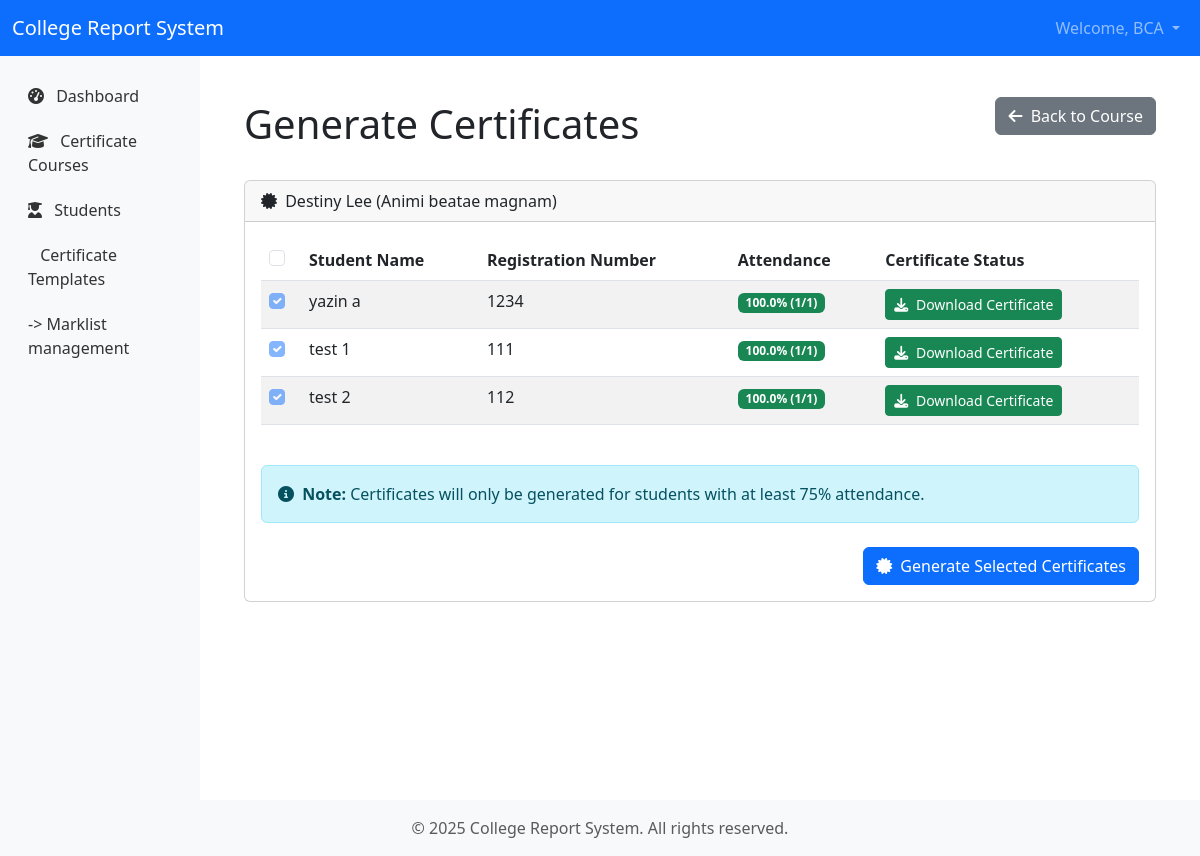
Page /certificates/courses/4/certificates/ (signed in) on the committed database.
### departments/models.py (models this page shows, shortened)
class Department(models.Model):
    name = models.CharField(max_length=100)
    code = models.CharField(max_length=10, unique=True)
    description = models.TextField(blank=True, null=True)
    user = models.OneToOneField(User, on_delete=models.CASCADE, related_name='department')
    created_at = models.DateTimeField(auto_now_add=True)
    updated_at = models.DateTimeField(auto_now=True)

### certificate_courses/models.py (models this page shows, shortened)
class CertificateCourse(models.Model):
    STATUS_CHOICES = (
        ('planning', 'Planning'),
        ('ongoing', 'Ongoing'),
        ('completed', 'Completed'),
    )
    name = models.CharField(max_length=200)
    course_code = models.CharField(max_length=20, unique=True)
    department = models.ForeignKey(Department, on_delete=models.CASCADE, related_name='certificate_courses')
    start_date = models.DateField()
    end_date = models.DateField()
    num_modules = models.PositiveIntegerField()
    total_hours = models.PositiveIntegerField()
    brochure = models.FileField(upload_to='brochures/', blank=True, null=True)
    course_objective = models.TextField()
    course_outcome = models.TextField(blank=True, null=True)
    status = models.CharField(max_length=20, choices=STATUS_CHOICES, default='planning')
    created_at = models.DateTimeField(auto_now_add=True)
    updated_at = models.DateTimeField(auto_now=True)

class CourseEnrollment(models.Model):
    student = models.ForeignKey(Student, on_delete=models.CASCADE, related_name='enrollments')
    course = models.ForeignKey(CertificateCourse, on_delete=models.CASCADE, related_name='enrollments')
    enrollment_date = models.DateField(auto_now_add=True)
    created_at = models.DateTimeField(auto_now_add=True)
    class Meta:
        unique_together = ('student', 'course')

class Student(models.Model):
    name = models.CharField(max_length=100)
    registration_number = models.CharField(max_length=20, unique=True)
    email = models.EmailField(blank=True, null=True)
    department = models.ForeignKey(Department, on_delete=models.CASCADE, related_name='students')
    created_at = models.DateTimeField(auto_now_add=True)
    updated_at = models.DateTimeField(auto_now=True)

### certificate_courses/views.py (the view, shortened to what this page needs)
# urls.py: path('courses/<int:course_pk>/certificates/', views.generate_certificates, name='generate_certificates'),
@login_required
def generate_certificates(request, course_pk):
    department = request.user.department
    course = get_object_or_404(CertificateCourse, pk=course_pk, department=department)
    if course.status != 'completed':
        messages.error(request, 'Cannot generate certificates for courses that are not completed.')
        return redirect('course_detail', pk=course_pk)
    if not course.course_outcome:
        messages.error(request, 'Please add course outcome before generating certificates.')
        return redirect('update_course_outcome', pk=course_pk)
    enrollments = course.enrollments.all()
    enrollment_data = []
    for enrollment in enrollments:
        total_days = AttendanceRecord.objects.filter(enrollment=enrollment).count()
        present_days = AttendanceRecord.objects.filter(enrollment=enrollment, is_present=True).count()
        attendance_percentage = (present_days / total_days) * 100 if total_days > 0 else 0
        enrollment_data.append({
            'enrollment': enrollment,
            'total_days': total_days,
            'present_days': present_days,
            'attendance_percentage': attendance_percentage
        })
    context = {
        'course': course,
        'enrollments': enrollments,
        'enrollment_data': enrollment_data,
    }
    return render(request, 'certificate_courses/generate_certificates.html', context)

### templates/certificate_courses/generate_certificates.html (shortened to what this page needs)
{% extends "base.html" %}
{% block content %}
<div class="container-fluid px-4">
    <div class="d-flex justify-content-between align-items-center mb-4">
        <h1 class="mt-4">Generate Certificates</h1>
        <a href="{% url 'course_detail' pk=course.pk %}" class="btn btn-secondary">
            <i class="fas fa-arrow-left me-1"></i> Back to Course
        </a>
    </div>
    <div class="card mb-4">
        <div class="card-header">
            <i class="fas fa-certificate me-1"></i>
            {{ course.name }} ({{ course.course_code }})
        </div>
        <div class="card-body">
            <form method="post" novalidate>
                <div class="table-responsive mb-4">
                    <table class="table table-striped">
                        <thead>
                            <tr>
                                <th style="width: 40px;">
                                    <div class="form-check">
                                        <input class="form-check-input" type="checkbox" id="selectAll">
                                    </div>
                                </th>
                                <th>Student Name</th>
                                <th>Registration Number</th>
                                <th>Attendance</th>
                                <th>Certificate Status</th>
                            </tr>
                        </thead>
                        <tbody>
                            {% for enrollment_item in enrollment_data %}
                            <tr>
                                <td>
                                    <div class="form-check">
                                        <input class="form-check-input enrollment-checkbox" type="checkbox"
                                            name="enrollments" value="{{ enrollment_item.enrollment.id }}"
                                            id="enrollment_{{ enrollment_item.enrollment.id }}"
                                            {% if enrollment_item.enrollment.certificate %}checked disabled{% endif %}>
                                    </div>
                                </td>
                                <td>{{ enrollment_item.enrollment.student.name }}</td>
                                <td>{{ enrollment_item.enrollment.student.registration_number }}</td>
                                <td>
                                    {% if enrollment_item.total_days > 0 %}
                                        <span class="badge bg-{% if enrollment_item.attendance_percentage >= 75 %}success{% elif enrollment_item.attendance_percentage >= 50 %}warning{% else %}danger{% endif %}">
                                            {{ enrollment_item.attendance_percentage|floatformat:1 }}% ({{ enrollment_item.present_days }}/{{ enrollment_item.total_days }})
                                        </span>
                                    {% else %}
                                        <span class="badge bg-secondary">No Records</span>
                                    {% endif %}
                                </td>
                                <td>
                                    {% if enrollment_item.enrollment.certificate %}
                                    <a href="{% url 'view_certificate' certificate_pk=enrollment_item.enrollment.certificate.pk %}" class="btn btn-sm btn-success" target="_blank">
                                        <i class="fas fa-download me-1"></i> Download Certificate
                                    </a>
                                    {% else %}
                                    <span class="badge bg-secondary">Not Generated</span>
                                    {% endif %}
                                </td>
                            </tr>
                            {% empty %}
                            <tr>
                                <td colspan="5" class="text-center">No students enrolled in this course.</td>
                            </tr>
                            {% endfor %}
                        </tbody>
                    </table>
                </div>
                <div class="alert alert-info mb-4">
                    <i class="fas fa-info-circle me-1"></i>
                    <strong>Note:</strong> Certificates will only be generated for students with at least 75% attendance.
                </div>
                <div class="d-grid gap-2 d-md-flex justify-content-md-end">
                    <button type="submit" class="btn btn-primary" {% if course.status != 'completed' or not course.course_outcome %}disabled{% endif %}>
                        <i class="fas fa-certificate me-1"></i> Generate Selected Certificates
                    </button>
                </div>
            </form>
        </div>
    </div>
</div>
{% endblock %}

### templates/base.html (shortened to what this page needs)
<!DOCTYPE html>
<html lang="en">
<head>
    <link href="https://cdn.jsdelivr.net/npm/bootstrap@5.3.0-alpha1/dist/css/bootstrap.min.css" rel="stylesheet">
    <link rel="stylesheet" href="https://cdnjs.cloudflare.com/ajax/libs/font-awesome/6.1.1/css/all.min.css">
</head>
<body>
    {% block navbar %}
    <nav class="navbar navbar-expand-lg navbar-dark bg-primary">
        <div class="container-fluid">
            <a class="navbar-brand" href="{% url 'dashboard' %}">College Report System</a>
            <div class="collapse navbar-collapse" id="navbarNav">
                <ul class="navbar-nav ms-auto">
                    {% if user.is_authenticated %}
                    <li class="nav-item dropdown">
                        <a class="nav-link dropdown-toggle" href="#" id="navbarDropdown" role="button" data-bs-toggle="dropdown">
                            Welcome, {{ user.department.name }}
                        </a>
                    </li>
                    {% else %}
                    <li class="nav-item">
                        <a class="nav-link" href="{% url 'login' %}">Login</a>
                    </li>
                    {% endif %}
                </ul>
            </div>
        </div>
    </nav>
    {% endblock %}
    <div class="container-fluid">
        <div class="row">
            {% if user.is_authenticated %}
            <div class="col-md-2 d-none d-md-block sidebar">
                <div class="position-sticky">
                    <ul class="nav flex-column">
                        <li class="nav-item">
                            <a class="nav-link {% if request.resolver_match.url_name == 'dashboard' %}active{% endif %}" href="{% url 'dashboard' %}">
                                <i class="fas fa-tachometer-alt me-2"></i> Dashboard
                            </a>
                        </li>
                        <li class="nav-item">
                            <a class="nav-link {% if 'course_list' in request.resolver_match.url_name %}active{% endif %}" href="{% url 'course_list' %}">
                                <i class="fas fa-graduation-cap me-2"></i> Certificate Courses
                            </a>
                        </li>
                        <li class="nav-item">
                            <a class="nav-link {% if 'student_list' in request.resolver_match.url_name %}active{% endif %}" href="{% url 'student_list' %}">
                                <i class="fas fa-user-graduate me-2"></i> Students
                            </a>
                        </li>
                        <li class="nav-item">
                            <a class="nav-link {% if 'template_list' in request.resolver_match.url_name %}active{% endif %}" href="{% url 'template_list' %}">
                                 Certificate Templates
                            </a>
                        </li>
                        <li class="nav-item">
                            <a class="nav-link" href="https://camudigitalcampus.com/student-information-system-old-camu/mark-management-system/">
                               -> Marklist management
                            </a>
                        </li>
                    </ul>
                </div>
            </div>
            <main class="col-md-10 ms-sm-auto main-content">
            {% else %}
            <main class="col-12 main-content">
            {% endif %}
                {% block content %}{% endblock %}
            </main>
        </div>
    </div>
    <footer class="footer mt-auto py-3">
        <div class="container">
            <span class="text-muted">© {% now "Y" %} College Report System. All rights reserved.</span>
        </div>
    </footer>
</body>
</html>

### templates/base.html (style rules this page uses)
.sidebar { min-height: calc(100vh - 56px); background-color: #f8f9fa; padding-top: 20px; }
.sidebar .nav-link { color: #333; margin-bottom: 5px; border-radius: 4px; }
.main-content { padding: 20px; }
.footer { background-color: #f8f9fa; padding: 10px 0; text-align: center; margin-top: auto; }

### rows in the picture
CertificateCourse: name "Destiny Lee", course_code "Animi beatae magnam"
CourseEnrollment: enrollments "☑", enrollment.student.name "yazin a", enrollment.student.registration_number "1234", attendance_percentage "100.0", present_days "1", total_days "1", shows "Download Certificate"
CourseEnrollment: enrollments "☑", enrollment.student.name "test 1", enrollment.student.registration_number "111", attendance_percentage "100.0", present_days "1", total_days "1", shows "Download Certificate"
CourseEnrollment: enrollments "☑", enrollment.student.name "test 2", enrollment.student.registration_number "112", attendance_percentage "100.0", present_days "1", total_days "1", shows "Download Certificate"

### other values in the picture
{{ user.department.name }} "BCA"
